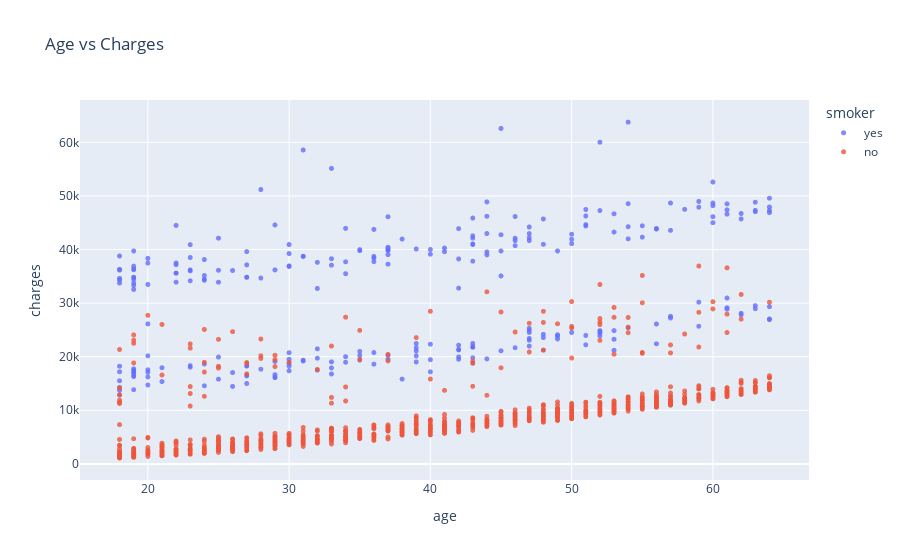

Write notebook code for a chart like this one.
### Code cell
#Visualization of relationship of charges with another factors
#with age
fig=px.scatter(df,x='age',y='charges',color='smoker',opacity=0.8,hover_data=['sex'],title='Age vs Charges')
fig.update_traces(marker_size=5)
fig.show()

### Figure 1 — Plotly figure (JSON) as saved in the notebook; plotly's stock layout.template omitted (floating-point values rounded to 4 significant figures; data arrays with more than 128 entries replaced by an {"elided": "..."} marker saying what was removed)
{"data": [{"customdata": {"elided": "274x1 str values"}, "hovertemplate": "smoker=yes<br>age=%{x}<br>charges=%{y}<br>sex=%{customdata[0]}<extra></extra>", "legendgroup": "yes", "marker": {"color": "#636efa", "opacity": 0.8, "size": 5, "symbol": "circle"}, "mode": "markers", "name": "yes", "showlegend": true, "type": "scattergl", "x": {"elided": "274 int values"}, "xaxis": "x", "y": {"elided": "274 float values"}, "yaxis": "y"}, {"customdata": {"elided": "1064x1 str values"}, "hovertemplate": "smoker=no<br>age=%{x}<br>charges=%{y}<br>sex=%{customdata[0]}<extra></extra>", "legendgroup": "no", "marker": {"color": "#EF553B", "opacity": 0.8, "size": 5, "symbol": "circle"}, "mode": "markers", "name": "no", "showlegend": true, "type": "scattergl", "x": {"elided": "1064 int values"}, "xaxis": "x", "y": {"elided": "1064 float values"}, "yaxis": "y"}], "layout": {"autosize": true, "dragmode": "lasso", "legend": {"title": {"text": "smoker"}, "tracegroupgap": 0}, "title": {"text": "Age vs Charges"}, "xaxis": {"anchor": "y", "autorange": true, "domain": [0, 1], "range": [15.25, 66.75], "showspikes": false, "title": {"text": "age"}, "type": "linear"}, "yaxis": {"anchor": "x", "autorange": true, "domain": [0, 1], "range": [-3755.0, 68650.0], "showspikes": false, "title": {"text": "charges"}, "type": "linear"}}}
